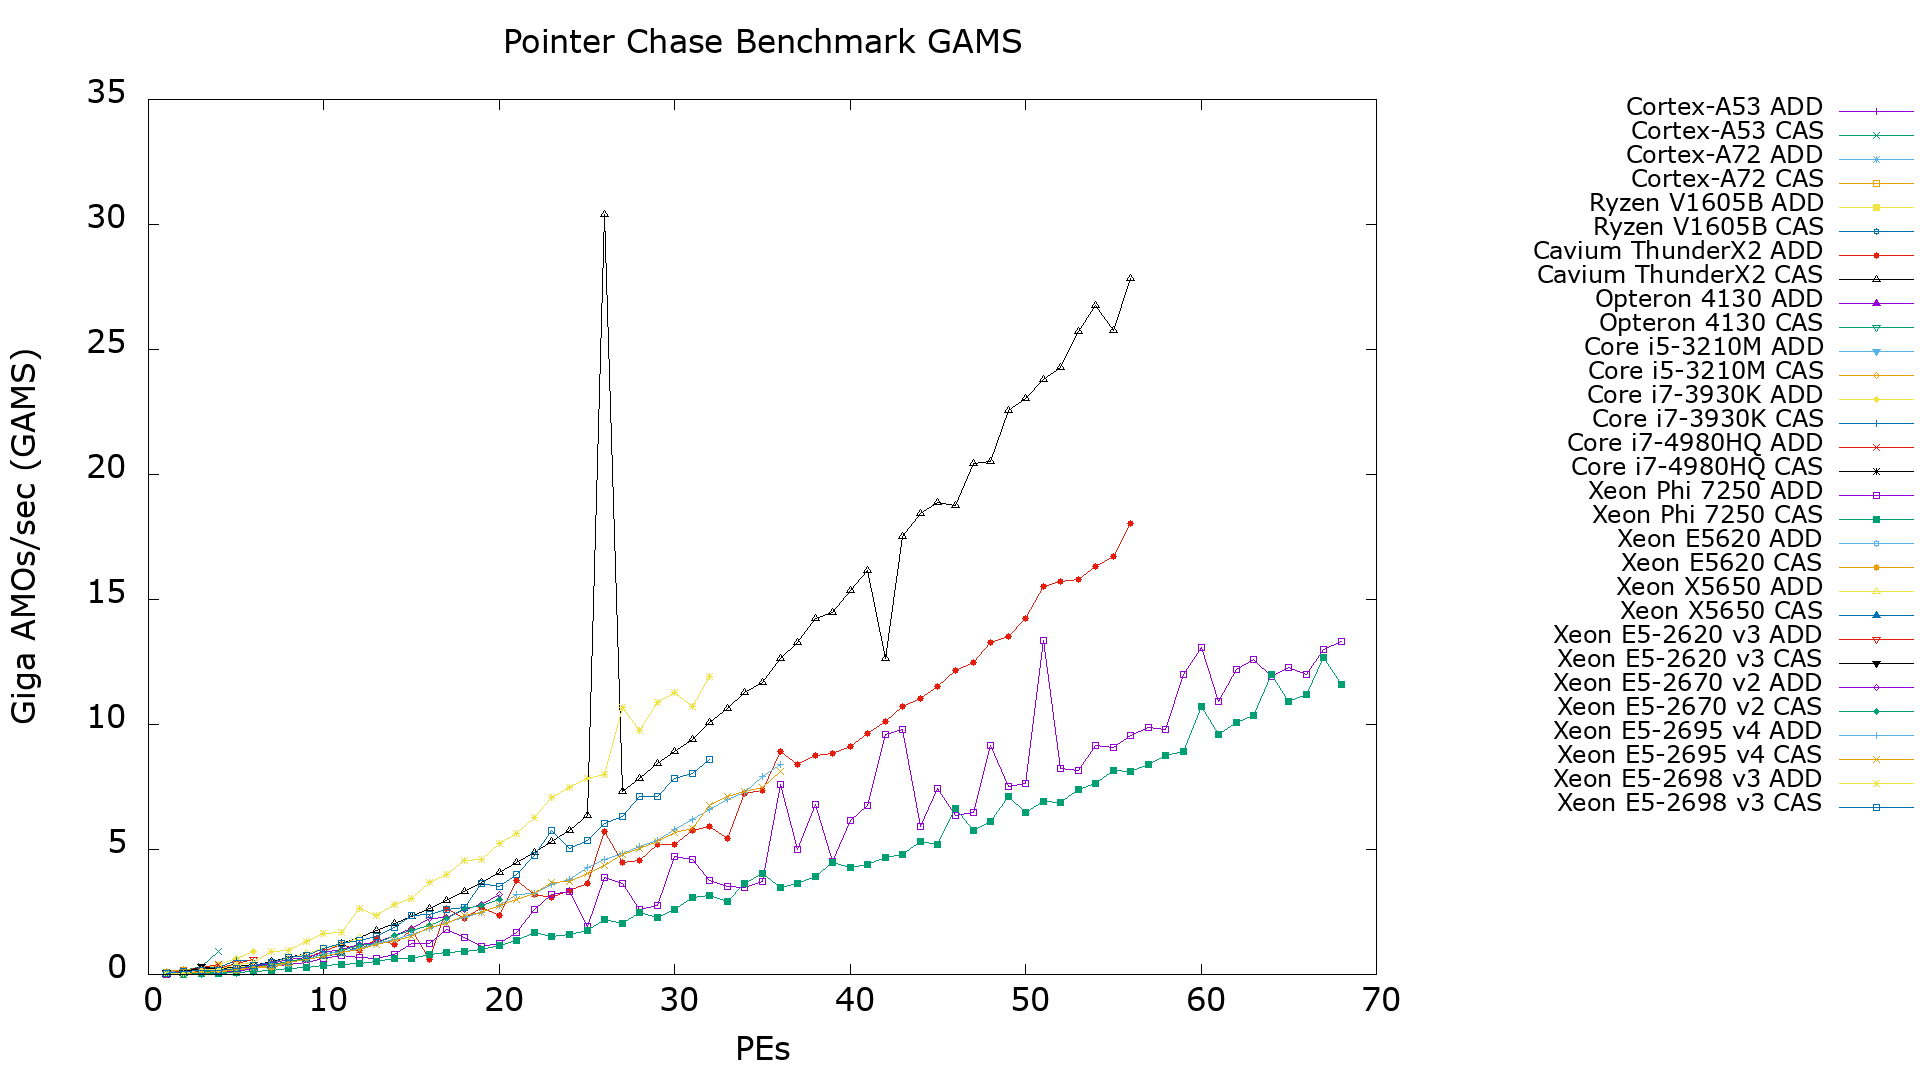

Reproduce this figure in gnuplot.
#-- PTRCHASE_GAMS.gnuplot

set pointintervalbox 3
set term png size 1920,1080 enhanced font 'Verdana,24'
set size .75, 1
set key at graph 1.45, 1.0
set key font ",18"
set title "Pointer Chase Benchmark GAMS"
set output "PTRCHASE_GAMS.png"
set ylabel "Giga AMOs/sec (GAMS)"
set xlabel "PEs"
#set yrange [0:1.2]

plot  './raspi3/PTRCHASE_ADD.txt' using 1:3 with linespoints title 'Cortex-A53 ADD',\
      './raspi3/PTRCHASE_CAS.txt' using 1:3 with linespoints title 'Cortex-A53 CAS',\
      './raspi4/PTRCHASE_ADD.txt' using 1:3 with linespoints title 'Cortex-A72 ADD',\
      './raspi4/PTRCHASE_CAS.txt' using 1:3 with linespoints title 'Cortex-A72 CAS',\
      './ryzen1/PTRCHASE_ADD.txt' using 1:3 with linespoints title 'Ryzen V1605B ADD',\
      './ryzen1/PTRCHASE_CAS.txt' using 1:3 with linespoints title 'Ryzen V1605B CAS',\
      './other/arm/PTRCHASE_ADD.txt' using 1:3 with linespoints title 'Cavium ThunderX2 ADD',\
      './other/arm/PTRCHASE_CAS.txt' using 1:3 with linespoints title 'Cavium ThunderX2 CAS',\
      './centos7build02/PTRCHASE_ADD.txt' using 1:3 with linespoints title 'Opteron 4130 ADD',\
      './centos7build02/PTRCHASE_CAS.txt' using 1:3 with linespoints title 'Opteron 4130 CAS',\
      './osxbuild01/PTRCHASE_ADD.txt' using 1:3 with linespoints title 'Core i5-3210M ADD',\
      './osxbuild01/PTRCHASE_CAS.txt' using 1:3 with linespoints title 'Core i5-3210M CAS',\
      './i7-3930K/PTRCHASE_ADD.txt' using 1:3 with linespoints title 'Core i7-3930K ADD',\
      './i7-3930K/PTRCHASE_CAS.txt' using 1:3 with linespoints title 'Core i7-3930K CAS',\
      './i7-4980HQ/PTRCHASE_ADD.txt' using 1:3 with linespoints title 'Core i7-4980HQ ADD',\
      './i7-4980HQ/PTRCHASE_CAS.txt' using 1:3 with linespoints title 'Core i7-4980HQ CAS',\
      './other/knl/PTRCHASE_ADD.txt' using 1:3 with linespoints title 'Xeon Phi 7250 ADD',\
      './other/knl/PTRCHASE_CAS.txt' using 1:3 with linespoints title 'Xeon Phi 7250 CAS',\
      './lnxbuild02/PTRCHASE_ADD.txt' using 1:3 with linespoints title 'Xeon E5620 ADD',\
      './lnxbuild02/PTRCHASE_CAS.txt' using 1:3 with linespoints title 'Xeon E5620 CAS',\
      './lnxbuild01/PTRCHASE_ADD.txt' using 1:3 with linespoints title 'Xeon X5650 ADD',\
      './lnxbuild01/PTRCHASE_CAS.txt' using 1:3 with linespoints title 'Xeon X5650 CAS',\
      './gc64/PTRCHASE_ADD.txt' using 1:3 with linespoints title 'Xeon E5-2620 v3 ADD',\
      './gc64/PTRCHASE_CAS.txt' using 1:3 with linespoints title 'Xeon E5-2620 v3 CAS',\
      './hrothgar-ivy/PTRCHASE_ADD.txt' using 1:3 with linespoints title 'Xeon E5-2670 v2 ADD',\
      './hrothgar-ivy/PTRCHASE_CAS.txt' using 1:3 with linespoints title 'Xeon E5-2670 v2 CAS',\
      './quanah/PTRCHASE_ADD.txt' using 1:3 with linespoints title 'Xeon E5-2695 v4 ADD',\
      './quanah/PTRCHASE_CAS.txt' using 1:3 with linespoints title 'Xeon E5-2695 v4 CAS',\
      './other/xeon_haswell/PTRCHASE_ADD.txt' using 1:3 with linespoints title 'Xeon E5-2698 v3 ADD',\
      './other/xeon_haswell/PTRCHASE_CAS.txt' using 1:3 with linespoints title 'Xeon E5-2698 v3 CAS'
